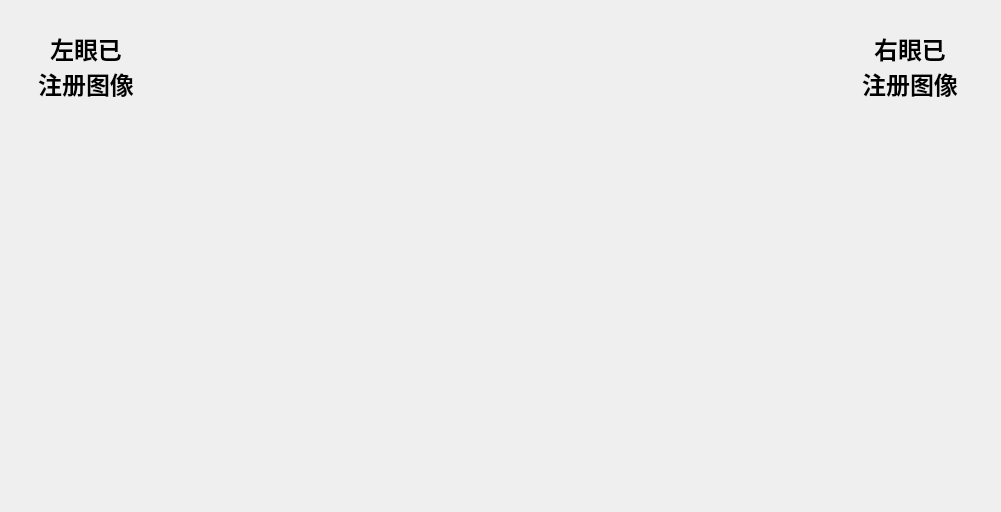
    <widget class="QWidget" name="widgetDisplayIm" native="true">
     <property name="minimumSize">
      <size>
       <width>0</width>
       <height>0</height>
      </size>
     </property>
     <property name="maximumSize">
      <size>
       <width>1024</width>
       <height>1024</height>
      </size>
     </property>
     <layout class="QGridLayout" name="gridLayout_2">
      <property name="leftMargin">
       <number>6</number>
      </property>
      <property name="topMargin">
       <number>3</number>
      </property>
      <item row="0" column="0">
       <layout class="QHBoxLayout" name="horizontalLayout_4">
        <property name="spacing">
         <number>0</number>
        </property>
        <item>
         <layout class="QVBoxLayout" name="verticalLayout_3">
          <property name="spacing">
           <number>0</number>
          </property>
          <item>
           <widget class="QLabel" name="labLeftStr">
            <property name="sizePolicy">
             <sizepolicy hsizetype="Fixed" vsizetype="Fixed">
              <horstretch>0</horstretch>
              <verstretch>0</verstretch>
             </sizepolicy>
            </property>
            <property name="minimumSize">
             <size>
              <width>160</width>
              <height>120</height>
             </size>
            </property>
            <property name="maximumSize">
             <size>
              <width>160</width>
              <height>120</height>
             </size>
            </property>
            <property name="font">
             <font>
              <pointsize>18</pointsize>
              <weight>75</weight>
              <bold>true</bold>
             </font>
            </property>
            <property name="autoFillBackground">
             <bool>false</bool>
            </property>
            <property name="frameShape">
             <enum>QFrame::NoFrame</enum>
            </property>
            <property name="text">
             <string>左眼已
注册图像</string>
            </property>
            <property name="alignment">
             <set>Qt::AlignCenter</set>
            </property>
           </widget>
          </item>
          <item>
           <widget class="QLabel" name="labLeft1">
            <property name="sizePolicy">
             <sizepolicy hsizetype="Preferred" vsizetype="Fixed">
              <horstretch>0</horstretch>
              <verstretch>0</verstretch>
             </sizepolicy>
            </property>
            <property name="minimumSize">
             <size>
              <width>160</width>
              <height>120</height>
             </size>
            </property>
            <property name="maximumSize">
             <size>
              <width>160</width>
              <height>120</height>
             </size>
            </property>
            <property name="autoFillBackground">
             <bool>false</bool>
            </property>
            <property name="frameShape">
             <enum>QFrame::NoFrame</enum>
            </property>
            <property name="text">
             <string/>
            </property>
            <property name="pixmap">
             <pixmap resource="../ikembx00.qrc">:/image/grayEye.png</pixmap>
            </property>
            <property name="scaledContents">
             <bool>false</bool>
            </property>
            <property name="alignment">
             <set>Qt::AlignCenter</set>
            </property>
           </widget>
          </item>
          <item>
           <widget class="QLabel" name="labLeft2">
            <property name="sizePolicy">
             <sizepolicy hsizetype="Preferred" vsizetype="Fixed">
              <horstretch>0</horstretch>
              <verstretch>0</verstretch>
             </sizepolicy>
            </property>
            <property name="minimumSize">
             <size>
              <width>160</width>
              <height>120</height>
             </size>
            </property>
            <property name="maximumSize">
             <size>
              <width>160</width>
              <height>120</height>
             </size>
            </property>
            <property name="autoFillBackground">
             <bool>false</bool>
            </property>
            <property name="frameShape">
             <enum>QFrame::NoFrame</enum>
            </property>
            <property name="text">
             <string/>
            </property>
            <property name="pixmap">
             <pixmap resource="../ikembx00.qrc">:/image/grayEye.png</pixmap>
            </property>
            <property name="alignment">
             <set>Qt::AlignCenter</set>
            </property>
           </widget>
          </item>
          <item>
           <widget class="QLabel" name="labLeft3">
            <property name="sizePolicy">
             <sizepolicy hsizetype="Fixed" vsizetype="Fixed">
              <horstretch>0</horstretch>
              <verstretch>0</verstretch>
             </sizepolicy>
            </property>
            <property name="minimumSize">
             <size>
              <width>160</width>
              <height>120</height>
             </size>
            </property>
            <property name="maximumSize">
             <size>
              <width>160</width>
              <height>120</height>
             </size>
            </property>
            <property name="autoFillBackground">
             <bool>false</bool>
            </property>
            <property name="frameShape">
             <enum>QFrame::NoFrame</enum>
            </property>
            <property name="text">
             <string/>
            </property>
            <property name="pixmap">
             <pixmap resource="../ikembx00.qrc">:/image/grayEye.png</pixmap>
            </property>
            <property name="alignment">
             <set>Qt::AlignCenter</set>
            </property>
           </widget>
          </item>
         </layout>
        </item>
        <item>
         <widget class="QLabel" name="labRealTimeIm">
          <property name="sizePolicy">
           <sizepolicy hsizetype="Fixed" vsizetype="Fixed">
            <horstretch>0</horstretch>
            <verstretch>0</verstretch>
           </sizepolicy>
          </property>
          <property name="minimumSize">
           <size>
            <width>664</width>
            <height>498</height>
           </size>
          </property>
          <property name="maximumSize">
           <size>
            <width>664</width>
            <height>498</height>
           </size>
          </property>
          <property name="frameShape">
           <enum>QFrame::NoFrame</enum>
          </property>
          <property name="text">
           <string/>
          </property>
          <property name="alignment">
           <set>Qt::AlignCenter</set>
          </property>
         </widget>
        </item>
        <item>
         <layout class="QVBoxLayout" name="verticalLayout_4">
          <property name="spacing">
           <number>0</number>
          </property>
          <item>
           <widget class="QLabel" name="labRightStr">
            <property name="sizePolicy">
             <sizepolicy hsizetype="Fixed" vsizetype="Fixed">
              <horstretch>0</horstretch>
              <verstretch>0</verstretch>
             </sizepolicy>
            </property>
            <property name="minimumSize">
             <size>
              <width>160</width>
              <height>120</height>
             </size>
            </property>
            <property name="maximumSize">
             <size>
              <width>160</width>
              <height>120</height>
             </size>
            </property>
            <property name="font">
             <font>
              <pointsize>18</pointsize>
              <weight>75</weight>
              <bold>true</bold>
             </font>
            </property>
            <property name="autoFillBackground">
             <bool>false</bool>
            </property>
            <property name="frameShape">
             <enum>QFrame::NoFrame</enum>
            </property>
            <property name="text">
             <string>右眼已
注册图像</string>
            </property>
            <property name="alignment">
             <set>Qt::AlignCenter</set>
            </property>
           </widget>
          </item>
          <item>
           <widget class="QLabel" name="labRight1">
            <property name="sizePolicy">
             <sizepolicy hsizetype="Preferred" vsizetype="Fixed">
              <horstretch>0</horstretch>
              <verstretch>0</verstretch>
             </sizepolicy>
            </property>
            <property name="minimumSize">
             <size>
              <width>160</width>
              <height>120</height>
             </size>
            </property>
            <property name="maximumSize">
             <size>
              <width>160</width>
              <height>120</height>
             </size>
            </property>
            <property name="autoFillBackground">
             <bool>false</bool>
            </property>
            <property name="frameShape">
             <enum>QFrame::NoFrame</enum>
            </property>
            <property name="text">
             <string/>
            </property>
            <property name="pixmap">
             <pixmap resource="../ikembx00.qrc">:/image/grayEye.png</pixmap>
            </property>
            <property name="alignment">
             <set>Qt::AlignCenter</set>
            </property>
           </widget>
          </item>
          <item>
           <widget class="QLabel" name="labRight2">
            <property name="sizePolicy">
             <sizepolicy hsizetype="Preferred" vsizetype="Fixed">
              <horstretch>0</horstretch>
              <verstretch>0</verstretch>
             </sizepolicy>
            </property>
            <property name="minimumSize">
             <size>
              <width>160</width>
              <height>120</height>
             </size>
            </property>
            <property name="maximumSize">
             <size>
              <width>160</width>
              <height>120</height>
             </size>
            </property>
            <property name="autoFillBackground">
             <bool>false</bool>
            </property>
            <property name="frameShape">
             <enum>QFrame::NoFrame</enum>
            </property>
            <property name="text">
             <string/>
            </property>
            <property name="pixmap">
             <pixmap resource="../ikembx00.qrc">:/image/grayEye.png</pixmap>
            </property>
            <property name="alignment">
             <set>Qt::AlignCenter</set>
            </property>
           </widget>
          </item>
          <item>
           <widget class="QLabel" name="labRight3">
            <property name="sizePolicy">
             <sizepolicy hsizetype="Fixed" vsizetype="Fixed">
              <horstretch>0</horstretch>
              <verstretch>0</verstretch>
             </sizepolicy>
            </property>
            <property name="minimumSize">
             <size>
              <width>160</width>
              <height>120</height>
             </size>
            </property>
            <property name="maximumSize">
             <size>
              <width>160</width>
              <height>120</height>
             </size>
            </property>
            <property name="autoFillBackground">
             <bool>false</bool>
            </property>
            <property name="frameShape">
             <enum>QFrame::NoFrame</enum>
            </property>
            <property name="text">
             <string/>
            </property>
            <property name="pixmap">
             <pixmap resource="../ikembx00.qrc">:/image/grayEye.png</pixmap>
            </property>
            <property name="alignment">
             <set>Qt::AlignCenter</set>
            </property>
           </widget>
          </item>
         </layout>
        </item>
       </layout>
      </item>
     </layout>
    </widget>
